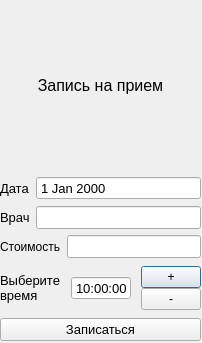
<?xml version="1.0" encoding="UTF-8"?>
<ui version="4.0">
 <class>record_window</class>
 <widget class="QDialog" name="record_window">
  <property name="geometry">
   <rect>
    <x>0</x>
    <y>0</y>
    <width>202</width>
    <height>343</height>
   </rect>
  </property>
  <property name="minimumSize">
   <size>
    <width>202</width>
    <height>343</height>
   </size>
  </property>
  <property name="maximumSize">
   <size>
    <width>202</width>
    <height>343</height>
   </size>
  </property>
  <property name="windowTitle">
   <string>Dialog</string>
  </property>
  <widget class="QWidget" name="verticalLayoutWidget">
   <property name="geometry">
    <rect>
     <x>0</x>
     <y>0</y>
     <width>201</width>
     <height>341</height>
    </rect>
   </property>
   <layout class="QVBoxLayout" name="verticalLayout">
    <item>
     <widget class="QLabel" name="label">
      <property name="font">
       <font>
        <pointsize>12</pointsize>
       </font>
      </property>
      <property name="text">
       <string>Запись на прием</string>
      </property>
      <property name="alignment">
       <set>Qt::AlignCenter</set>
      </property>
     </widget>
    </item>
    <item>
     <layout class="QHBoxLayout" name="horizontalLayout" stretch="0,5">
      <item>
       <widget class="QLabel" name="label_2">
        <property name="font">
         <font>
          <pointsize>10</pointsize>
         </font>
        </property>
        <property name="text">
         <string>Дата</string>
        </property>
       </widget>
      </item>
      <item>
       <widget class="QDateEdit" name="dateEdit">
        <property name="font">
         <font>
          <pointsize>10</pointsize>
         </font>
        </property>
        <property name="readOnly">
         <bool>true</bool>
        </property>
        <property name="buttonSymbols">
         <enum>QAbstractSpinBox::NoButtons</enum>
        </property>
       </widget>
      </item>
     </layout>
    </item>
    <item>
     <layout class="QHBoxLayout" name="horizontalLayout_2">
      <item>
       <widget class="QLabel" name="label_3">
        <property name="font">
         <font>
          <pointsize>10</pointsize>
         </font>
        </property>
        <property name="text">
         <string>Врач</string>
        </property>
       </widget>
      </item>
      <item>
       <widget class="QLineEdit" name="lineEdit_doctor">
        <property name="font">
         <font>
          <pointsize>10</pointsize>
         </font>
        </property>
        <property name="readOnly">
         <bool>true</bool>
        </property>
       </widget>
      </item>
     </layout>
    </item>
    <item>
     <layout class="QHBoxLayout" name="horizontalLayout_4">
      <item>
       <widget class="QLabel" name="label_5">
        <property name="text">
         <string>Стоимость</string>
        </property>
       </widget>
      </item>
      <item>
       <widget class="QLineEdit" name="lineEdit_price">
        <property name="font">
         <font>
          <pointsize>10</pointsize>
         </font>
        </property>
        <property name="dragEnabled">
         <bool>false</bool>
        </property>
        <property name="readOnly">
         <bool>true</bool>
        </property>
       </widget>
      </item>
     </layout>
    </item>
    <item>
     <layout class="QHBoxLayout" name="horizontalLayout_3" stretch="2,5,0">
      <property name="spacing">
       <number>10</number>
      </property>
      <property name="sizeConstraint">
       <enum>QLayout::SetFixedSize</enum>
      </property>
      <item>
       <widget class="QLabel" name="label_4">
        <property name="font">
         <font>
          <pointsize>10</pointsize>
         </font>
        </property>
        <property name="text">
         <string>Выберите
время</string>
        </property>
       </widget>
      </item>
      <item>
       <widget class="TimeEdit" name="timeEdit">
        <property name="font">
         <font>
          <pointsize>10</pointsize>
         </font>
        </property>
        <property name="wrapping">
         <bool>false</bool>
        </property>
        <property name="readOnly">
         <bool>false</bool>
        </property>
        <property name="buttonSymbols">
         <enum>QAbstractSpinBox::NoButtons</enum>
        </property>
        <property name="maximumTime">
         <time>
          <hour>20</hour>
          <minute>0</minute>
          <second>0</second>
         </time>
        </property>
        <property name="minimumTime">
         <time>
          <hour>10</hour>
          <minute>0</minute>
          <second>0</second>
         </time>
        </property>
       </widget>
      </item>
      <item>
       <layout class="QVBoxLayout" name="verticalLayout_2">
        <property name="spacing">
         <number>0</number>
        </property>
        <property name="sizeConstraint">
         <enum>QLayout::SetFixedSize</enum>
        </property>
        <property name="topMargin">
         <number>2</number>
        </property>
        <property name="bottomMargin">
         <number>2</number>
        </property>
        <item>
         <widget class="QPushButton" name="pushButton_plus">
          <property name="text">
           <string>+</string>
          </property>
          <property name="checkable">
           <bool>false</bool>
          </property>
         </widget>
        </item>
        <item>
         <widget class="QPushButton" name="pushButton_minus">
          <property name="text">
           <string>-</string>
          </property>
         </widget>
        </item>
       </layout>
      </item>
     </layout>
    </item>
    <item>
     <widget class="QPushButton" name="pushButton_record">
      <property name="font">
       <font>
        <pointsize>10</pointsize>
       </font>
      </property>
      <property name="text">
       <string>Записаться</string>
      </property>
     </widget>
    </item>
   </layout>
  </widget>
 </widget>
 <customwidgets>
  <customwidget>
   <class>TimeEdit</class>
   <extends>QTimeEdit</extends>
   <header>timeedit.h</header>
  </customwidget>
 </customwidgets>
 <resources/>
 <connections/>
</ui>
